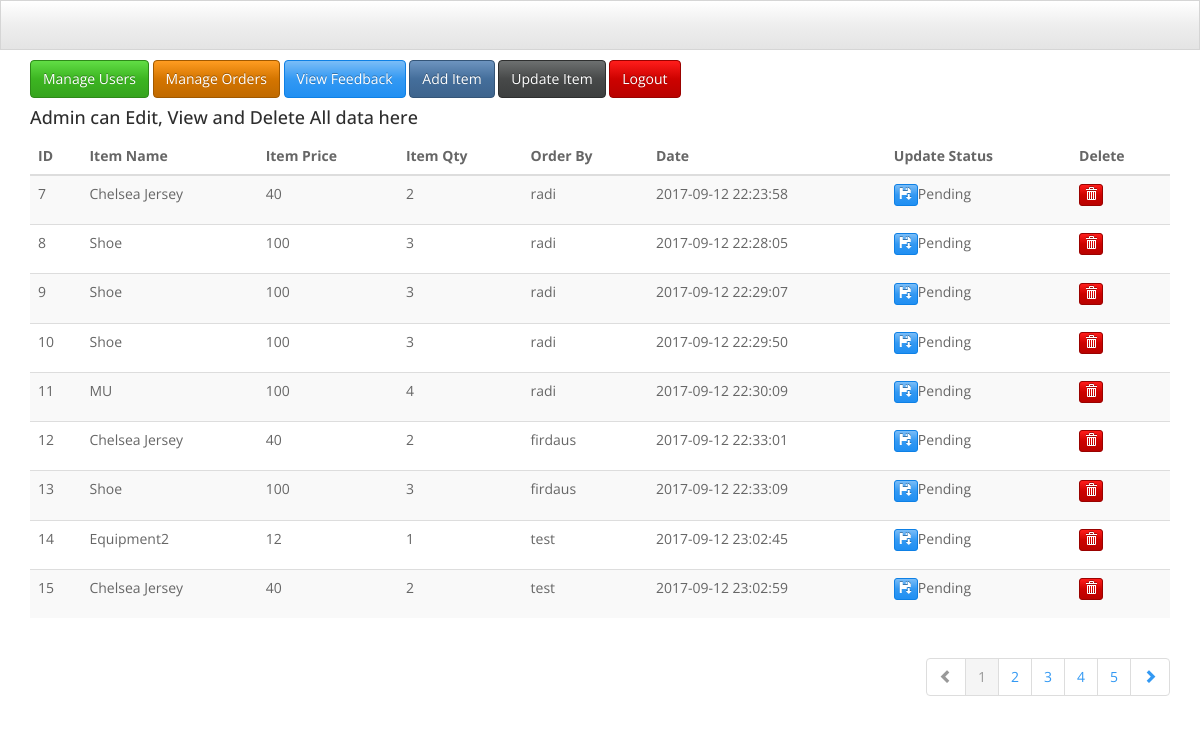
Screenshot of /admin/manageO.php (signed in) with the database file from the repository.
### tables this page shows
CREATE TABLE `orders` (
  `id` int(11) NOT NULL,
  `item_name` varchar(255) NOT NULL,
  `item_price` varchar(255) NOT NULL,
  `item_qty` int(255) NOT NULL,
  `order_by` varchar(255) NOT NULL,
  `date` datetime NOT NULL,
  `status` varchar(20) NOT NULL DEFAULT 'Pending',
  `size` text NOT NULL,
  `category` text NOT NULL
);

### admin/manageO.php (the view, shortened to what this page needs)
<?php
require_once '../DB_CONFIG/connect_db.php';
$sql= "SELECT * FROM orders";
$result=$db->query($sql);
?>
<!DOCTYPE html>
<html lang="en">
  <head>
    <link href="css/bootstrap.min.css" rel="stylesheet">
  </head>
  <body>
    <div class="navbar navbar-fixed-top">
      <div class="navbar-inner">
        <div class="container">
          <a class="btn btn-navbar" data-toggle="collapse" data-target=".nav-collapse">
          </a>
        </div>
      </div>
    </div>
     <div class="container">
    <br>
      <br>
    <div class="row">
	<div class="container">
	<br>
       <a href="index.php" ><button id="showAll" class="btn btn-success btn-md">Manage Users</button></a>
	   <a href="manageO.php"><button class="btn btn-warning btn-md">Manage Orders</button></a>
        <a href="feedback.php"><button class="btn btn-info btn-md">View Feedback</button></a>
        <a href="insert.php"><button class="btn btn-primary">Add Item</button></a>
        <a href="update1.php"><button class="btn btn-default">Update Item</button></a>
        <a href="../logout.php"><button class="btn btn-danger btn-md">Logout</button></a>
    </div>
	</div>
	<div id="displayAll" class="row">
<div class="col-md-12">
        <h4>Admin can Edit, View and Delete All data here</h4>
        <div class="table-responsive">
              <table id="mytable" class="table table-bordred table-striped table-hover">
                   <thead>
                    <th>ID</th>
                    <th>Item Name</th>
                     <th>Item Price</th>
                     <th>Item Qty</th>
                    <th>Order By</th>
                    <th>Date</th>
                    <th>Update Status</th>
                    <th>Delete</th>
                   </thead>
<tbody>
<?php
  if(mysqli_num_rows($result)>0) {
      while ($row = mysqli_fetch_array($result)) {
              echo("<tr>
        <td>$row[0]</td>
        <td>$row[1]</td>
        <td>$row[2]</td>
        <td>$row[3]</td>
        <td>$row[4]</td>
        <td>$row[5]</td>
        <td><p data-placement=\"top\" data-toggle=\"tooltip\" title=\"Update\"><a href=\"UpdateStatus.php?id=$row[0]\"><button class=\"btn btn-info btn-xs\" data-title=\"Update\"><span class=\"glyphicon glyphicon-floppy-save\"></span></button></a>$row[6]</p></td>
        <td><p data-placement=\"top\" data-toggle=\"tooltip\" title=\"Delete\"><a href=\"DeleteO.php?id=$row[0]\"><button class=\"btn btn-danger btn-xs\" data-title=\"Delete\"><span class=\"glyphicon glyphicon-trash\"></span></button></a></p></td>
    </tr>");
      }
  }
?>
    </tbody>
</table>
<ul class="pagination pull-right">
  <li class="disabled"><a href="#"><span class="glyphicon glyphicon-chevron-left"></span></a></li>
  <li class="active"><a href="#">1</a></li>
  <li><a href="#">2</a></li>
  <li><a href="#">3</a></li>
  <li><a href="#">4</a></li>
  <li><a href="#">5</a></li>
  <li><a href="#"><span class="glyphicon glyphicon-chevron-right"></span></a></li>
</ul>
            </div>
        </div>
</div>
      </div>
  </body>
</html>

### rows the page displays
orders: id "7", item_name "Chelsea Jersey", item_price "40", item_qty "2", order_by "radi", date "2017-09-12 22:23:58", status "Pending"
orders: id "8", item_name "Shoe", item_price "100", item_qty "3", order_by "radi", date "2017-09-12 22:28:05", status "Pending"
orders: id "9", item_name "Shoe", item_price "100", item_qty "3", order_by "radi", date "2017-09-12 22:29:07", status "Pending"
orders: id "10", item_name "Shoe", item_price "100", item_qty "3", order_by "radi", date "2017-09-12 22:29:50", status "Pending"
orders: id "11", item_name "MU", item_price "100", item_qty "4", order_by "radi", date "2017-09-12 22:30:09", status "Pending"
orders: id "12", item_name "Chelsea Jersey", item_price "40", item_qty "2", order_by "firdaus", date "2017-09-12 22:33:01", status "Pending"
orders: id "13", item_name "Shoe", item_price "100", item_qty "3", order_by "firdaus", date "2017-09-12 22:33:09", status "Pending"
orders: id "14", item_name "Equipment2", item_price "12", item_qty "1", order_by "test", date "2017-09-12 23:02:45", status "Pending"
orders: id "15", item_name "Chelsea Jersey", item_price "40", item_qty "2", order_by "test", date "2017-09-12 23:02:59", status "Pending"
